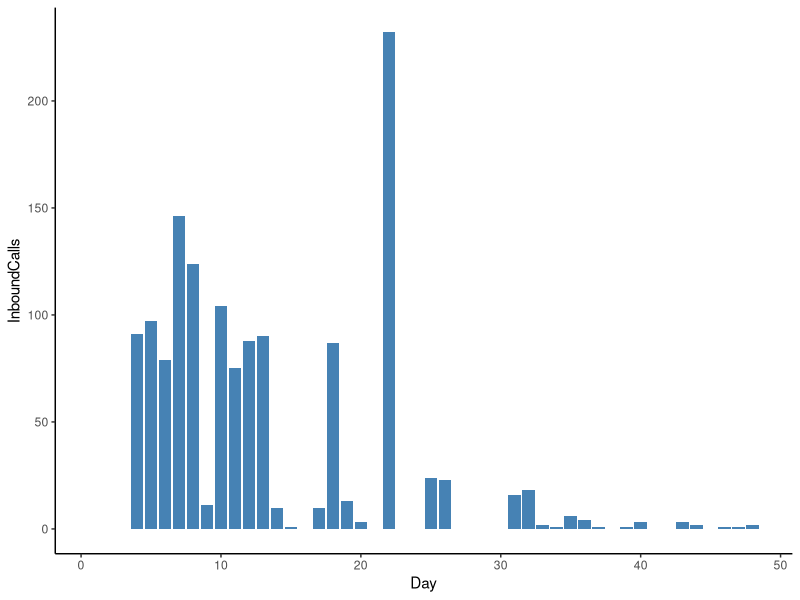

This figure's R source:
# Load tidyverse
library(tidyverse)

# Import CSV of final numbers
raw <- read_csv('BOEProductivity.csv')
raw <- as_tibble(raw)

# Modify for plotting
calls <- raw
calls$InboundCalls <- calls$InboundCalls %>% replace_na(0)

# Plot Inbound Calls
ggplot(calls, aes(x=Day, y=InboundCalls)) +
  geom_bar(stat="identity", fill="steelblue") +
  theme_classic()
